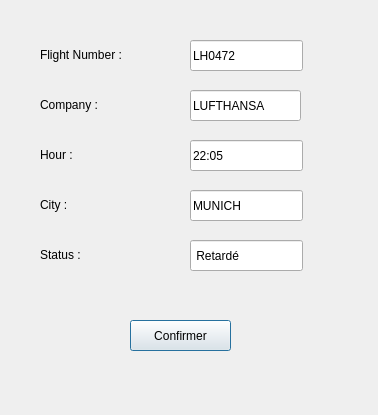
<?xml version="1.0" encoding="UTF-8"?>
<ui version="4.0">
 <class>AddArrival</class>
 <widget class="QDialog" name="AddArrival">
  <property name="geometry">
   <rect>
    <x>0</x>
    <y>0</y>
    <width>378</width>
    <height>415</height>
   </rect>
  </property>
  <property name="windowTitle">
   <string>AddArrival</string>
  </property>
  <widget class="QLineEdit" name="lineEditNumber">
   <property name="geometry">
    <rect>
     <x>190</x>
     <y>40</y>
     <width>113</width>
     <height>31</height>
    </rect>
   </property>
   <property name="text">
    <string>LH0472</string>
   </property>
  </widget>
  <widget class="QPushButton" name="pushButton">
   <property name="geometry">
    <rect>
     <x>130</x>
     <y>320</y>
     <width>101</width>
     <height>31</height>
    </rect>
   </property>
   <property name="text">
    <string>Confirmer</string>
   </property>
  </widget>
  <widget class="QLabel" name="Number">
   <property name="geometry">
    <rect>
     <x>40</x>
     <y>39</y>
     <width>151</width>
     <height>31</height>
    </rect>
   </property>
   <property name="text">
    <string>Flight Number :</string>
   </property>
  </widget>
  <widget class="QLabel" name="Company">
   <property name="geometry">
    <rect>
     <x>40</x>
     <y>89</y>
     <width>151</width>
     <height>31</height>
    </rect>
   </property>
   <property name="text">
    <string>Company :</string>
   </property>
  </widget>
  <widget class="QLineEdit" name="lineEditCompany">
   <property name="geometry">
    <rect>
     <x>190</x>
     <y>90</y>
     <width>111</width>
     <height>31</height>
    </rect>
   </property>
   <property name="text">
    <string>LUFTHANSA</string>
   </property>
  </widget>
  <widget class="QLabel" name="Hour">
   <property name="geometry">
    <rect>
     <x>40</x>
     <y>139</y>
     <width>151</width>
     <height>31</height>
    </rect>
   </property>
   <property name="text">
    <string>Hour :</string>
   </property>
  </widget>
  <widget class="QLineEdit" name="lineEditHour">
   <property name="geometry">
    <rect>
     <x>190</x>
     <y>140</y>
     <width>113</width>
     <height>31</height>
    </rect>
   </property>
   <property name="text">
    <string>22:05</string>
   </property>
  </widget>
  <widget class="QLabel" name="Status">
   <property name="geometry">
    <rect>
     <x>40</x>
     <y>239</y>
     <width>151</width>
     <height>31</height>
    </rect>
   </property>
   <property name="text">
    <string>Status :</string>
   </property>
  </widget>
  <widget class="QLineEdit" name="lineEditStatus">
   <property name="geometry">
    <rect>
     <x>190</x>
     <y>240</y>
     <width>113</width>
     <height>31</height>
    </rect>
   </property>
   <property name="text">
    <string> Retardé </string>
   </property>
  </widget>
  <widget class="QLabel" name="City">
   <property name="geometry">
    <rect>
     <x>40</x>
     <y>189</y>
     <width>151</width>
     <height>31</height>
    </rect>
   </property>
   <property name="text">
    <string>City :</string>
   </property>
  </widget>
  <widget class="QLineEdit" name="lineEditCity">
   <property name="geometry">
    <rect>
     <x>190</x>
     <y>190</y>
     <width>113</width>
     <height>31</height>
    </rect>
   </property>
   <property name="text">
    <string>MUNICH</string>
   </property>
  </widget>
 </widget>
 <resources/>
 <connections>
  <connection>
   <sender>pushButton</sender>
   <signal>clicked()</signal>
   <receiver>AddArrival</receiver>
   <slot>slotConfirmeArrival()</slot>
   <hints>
    <hint type="sourcelabel">
     <x>180</x>
     <y>335</y>
    </hint>
    <hint type="destinationlabel">
     <x>188</x>
     <y>207</y>
    </hint>
   </hints>
  </connection>
 </connections>
 <slots>
  <slot>slotConfirmerArrivee()</slot>
  <slot>slotConfirmeArrival()</slot>
 </slots>
</ui>
